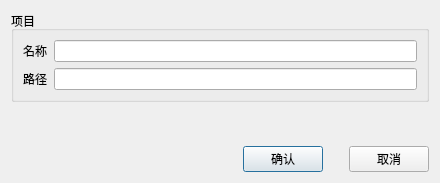
<?xml version="1.0" encoding="UTF-8"?>
<ui version="4.0">
 <class>AddProjectDialog</class>
 <widget class="QDialog" name="AddProjectDialog">
  <property name="geometry">
   <rect>
    <x>0</x>
    <y>0</y>
    <width>440</width>
    <height>183</height>
   </rect>
  </property>
  <property name="windowTitle">
   <string>Dialog</string>
  </property>
  <layout class="QVBoxLayout" name="verticalLayout">
   <item>
    <widget class="QGroupBox" name="groupBox">
     <property name="title">
      <string>项目</string>
     </property>
     <layout class="QGridLayout" name="gridLayout">
      <item row="0" column="0">
       <widget class="QLabel" name="label">
        <property name="text">
         <string>名称</string>
        </property>
       </widget>
      </item>
      <item row="0" column="1">
       <widget class="QLineEdit" name="editName"/>
      </item>
      <item row="1" column="0">
       <widget class="QLabel" name="label_2">
        <property name="text">
         <string>路径</string>
        </property>
       </widget>
      </item>
      <item row="1" column="1">
       <widget class="QLineEdit" name="editPath"/>
      </item>
     </layout>
    </widget>
   </item>
   <item>
    <spacer name="verticalSpacer">
     <property name="orientation">
      <enum>Qt::Vertical</enum>
     </property>
     <property name="sizeHint" stdset="0">
      <size>
       <width>20</width>
       <height>40</height>
      </size>
     </property>
    </spacer>
   </item>
   <item>
    <layout class="QHBoxLayout" name="horizontalLayout">
     <item>
      <spacer name="horizontalSpacer">
       <property name="orientation">
        <enum>Qt::Horizontal</enum>
       </property>
       <property name="sizeHint" stdset="0">
        <size>
         <width>40</width>
         <height>20</height>
        </size>
       </property>
      </spacer>
     </item>
     <item>
      <widget class="QPushButton" name="btnAccept">
       <property name="text">
        <string>确认</string>
       </property>
      </widget>
     </item>
     <item>
      <spacer name="horizontalSpacer_2">
       <property name="orientation">
        <enum>Qt::Horizontal</enum>
       </property>
       <property name="sizeType">
        <enum>QSizePolicy::Fixed</enum>
       </property>
       <property name="sizeHint" stdset="0">
        <size>
         <width>20</width>
         <height>20</height>
        </size>
       </property>
      </spacer>
     </item>
     <item>
      <widget class="QPushButton" name="btnReject">
       <property name="text">
        <string>取消</string>
       </property>
      </widget>
     </item>
    </layout>
   </item>
  </layout>
 </widget>
 <resources/>
 <connections/>
</ui>
